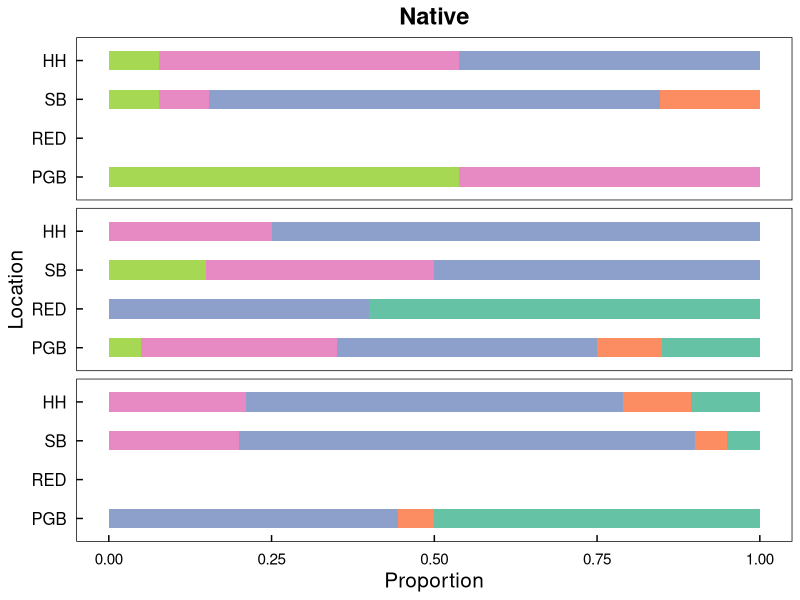
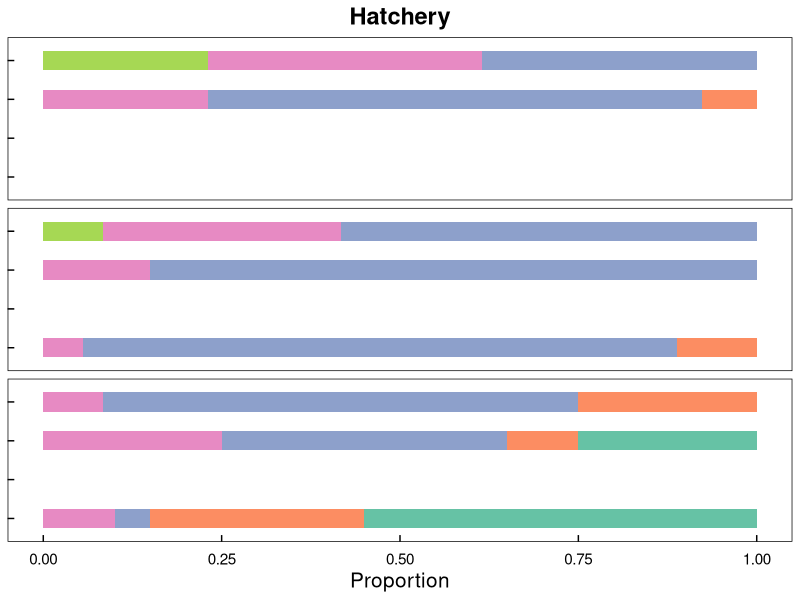
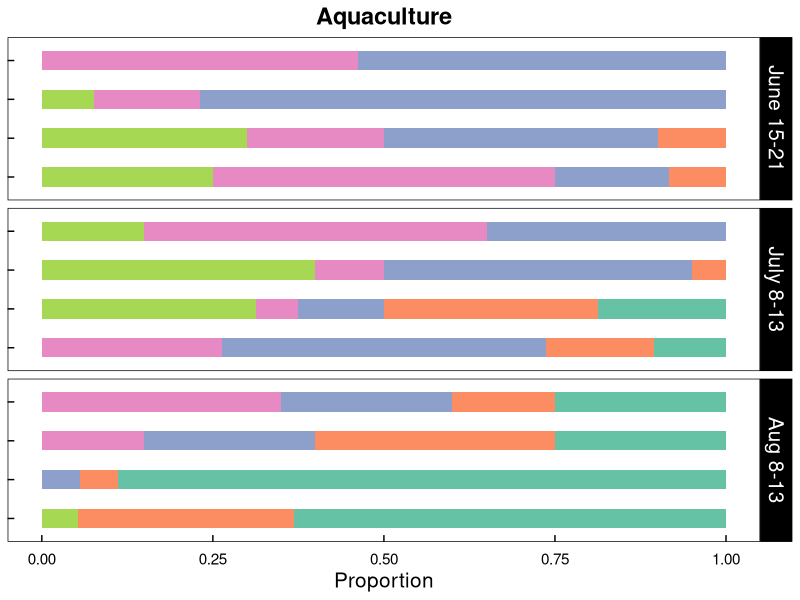
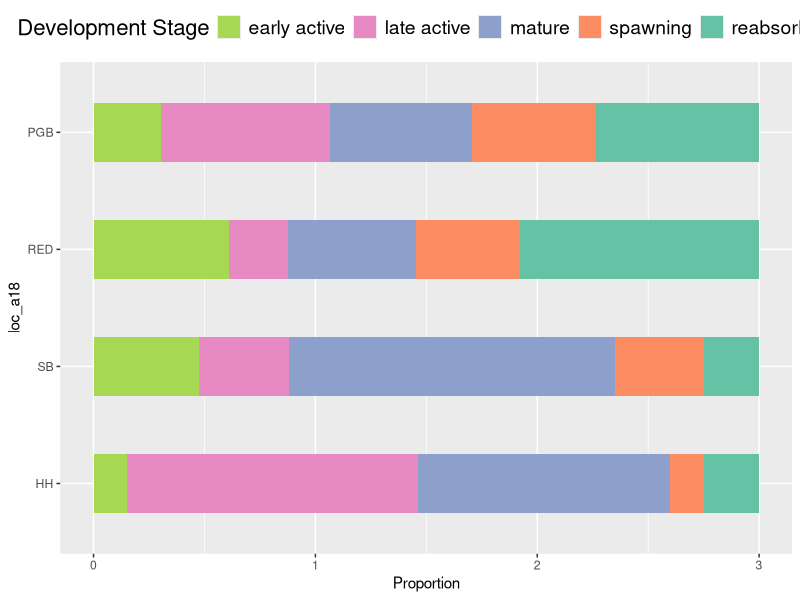
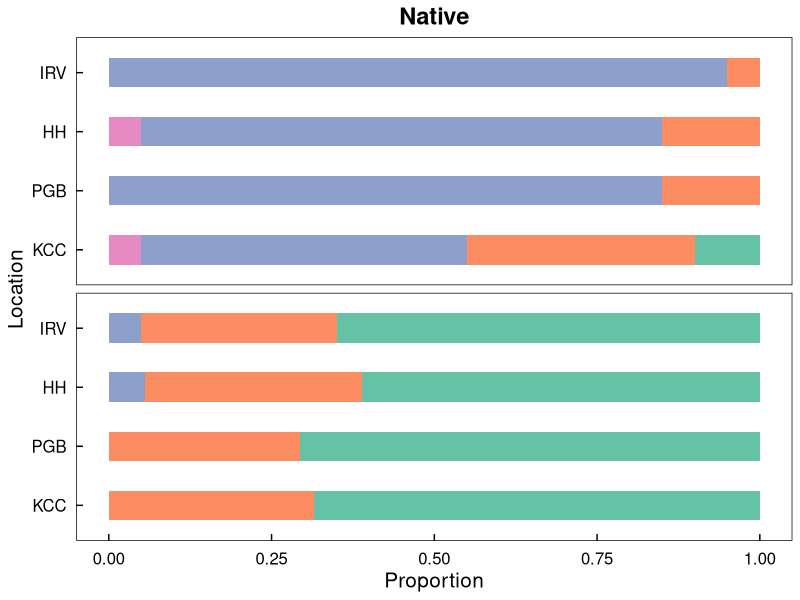
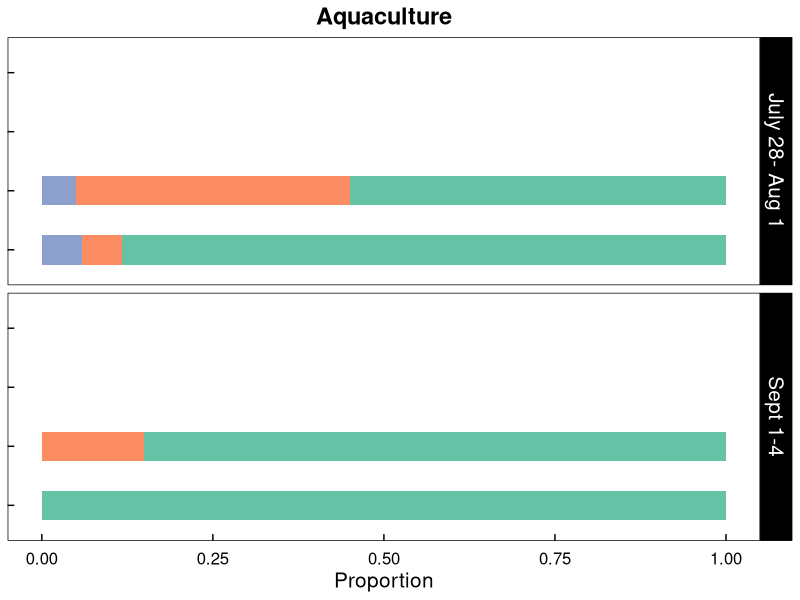

Source code (R) for these figures, in order:
#Kaili Gregory
#kaili.gregory2012@gmail.com
#Reproductive oyster phenology project

#Development Stage Stacked Bar Charts

library(ggplot2)
library(grid)
library(gridExtra)

######## 2018 GRAPHS #############

  #Wild 2018
all_wild18 <- read.csv("all_wild.csv")

loc_w18 <- factor(all_wild18$Location, levels=c("HH", "SB", "RED", "PGB"), ordered=T)

ds_w18 <- factor(all_wild18$Development.Stage, levels=c(
  "reabsorbing","spawning","mature", "late active","early active"), ordered=T)

date_w18 <- factor(all_wild18$Date, levels=c("June 15-21","July 8-13","Aug 8-13"), ordered=T)

w18 <- ggplot(aes(x=Proportion, y = loc_w18, fill = ds_w18), data=all_wild18)+
  geom_bar(aes(x=Proportion, y = loc_w18, fill = ds_w18), data = all_wild18, stat="identity", width=0.5) +
  scale_fill_brewer(palette="Set2")  +  
  theme_linedraw() + 
  theme(legend.position = 'none') +
  facet_grid(date_w18) + 
  scale_y_discrete(limits=rev)+
  labs(y='Location') +
  ggtitle("Native") + 
  theme(plot.title = element_text(size=17, face="bold", hjust=0.5),
        strip.text.y = element_blank(),
        axis.text.y = element_text(size=12,  margin = unit(c(t = 0, r = 2.5, b = 0, l = 0), "mm")),
        axis.title.y=element_text(size=15),
        axis.text.x = element_text(size=11, margin = unit(c(t = 2.75, r = 0, b = 0, l = 0), "mm")),
        axis.title.x = element_text(size=15),
        panel.grid.major = element_blank(), 
        panel.grid.minor = element_blank(), #no gridlines
        panel.background = element_blank(), 
        axis.ticks.length = unit(-1.7, "mm"),
        axis.ticks = element_line(size = .5))

w18

  #Hatchery 2018
all_hatch18 <- read.csv("all_hatch.csv")

loc_h18 <- factor(all_hatch18$Location, levels=c("HH", "SB", "RED", "PGB"), ordered=T)

ds_h18 <- factor(all_hatch18$Development.Stage, levels=c(
  "reabsorbing","spawning","mature", "late active","early active"), ordered=T)

date_h18 <- factor(all_hatch18$Date, levels=c("June 15-21","July 8-13","Aug 8-13"), ordered=T)

h18 <- ggplot(aes(x=Proportion, y = loc_h18, fill = ds_h18), data=all_hatch18)+
  geom_bar(aes(x=Proportion, y = loc_h18, fill = ds_h18), data = all_hatch18, stat="identity", width=0.5) +
  scale_fill_brewer(palette="Set2")  +  
  theme_linedraw() + 
  theme(legend.position = 'none') +
  facet_grid(date_h18) + 
  scale_y_discrete(limits=rev)+
  labs(y='Location') +
  ggtitle("Hatchery") + 
  theme(plot.title = element_text(size=17, face="bold", hjust=0.5),
        strip.text.y = element_blank(),
        axis.text.y = element_blank(),
        axis.title.y=element_blank(),
        axis.text.x = element_text(size=11, margin = unit(c(t = 2.75, r = 0, b = 0, l = 0), "mm")),
        axis.title.x = element_text(size=15),
        panel.grid.major = element_blank(),
        panel.grid.minor = element_blank(), #no gridlines
        panel.background = element_blank(), 
        axis.ticks.length = unit(-1.7, "mm"),
        axis.ticks = element_line(size = .5))

h18

  #Aquaculture 2018
all_aq18 <- read.csv("all_aq.csv")

loc_a18 <- factor(all_aq18$Location, levels=c("HH", "SB", "RED", "PGB"), ordered=T)

ds_a18 <- factor(all_aq18$Development.Stage, levels=c(
  "reabsorbing","spawning","mature", "late active","early active"), ordered=T)

date_a18 <- factor(all_aq18$Date, levels=c("June 15-21","July 8-13","Aug 8-13"), ordered=T)

a18 <- ggplot(aes(x=Proportion, y = loc_a18, fill = ds_a18), data=all_aq18)+
  geom_bar(aes(x=Proportion, y = loc_a18, fill = ds_a18), data = all_aq18, stat="identity", width=0.5) +
  scale_fill_brewer(palette="Set2")  +  
  theme_linedraw() + 
  theme(legend.position = 'none') +
  facet_grid(date_a18) + 
  scale_y_discrete(limits=rev)+
  labs(y='Location') +
  ggtitle("Aquaculture") + 
  theme(plot.title = element_text(size=17, face="bold", hjust=0.5),
        strip.text.y = element_text(size=15),
        axis.text.y = element_blank(),
        axis.title.y=element_blank(),
        axis.text.x = element_text(size=11, margin = unit(c(t = 2.75, r = 0, b = 0, l = 0), "mm")),
        axis.title.x = element_text(size=15),
        panel.grid.major = element_blank(), 
        panel.grid.minor = element_blank(), #no gridlines
        panel.background = element_blank(), 
        axis.ticks.length = unit(-1.7, "mm"),
        axis.ticks = element_line(size = .5))

a18

  # legend
legend <- ggplot(aes(x=Proportion, y = loc_a18, fill = ds_a18), data=all_aq18)+
  geom_bar(aes(x=Proportion, y = loc_a18, fill = ds_a18), data = all_aq18, stat="identity", width=0.5) +
  scale_fill_brewer(palette="Set2") + 
  guides(fill = guide_legend(reverse = TRUE)) + 
  labs(fill= "Development Stage") +
  theme(legend.position = "top") +
  theme(legend.title = element_text(size = 16),
        legend.text = element_text(size=14))
legend

################ 2019 GRAPHS ################
  
  #Wild 2019
all_wild19 <- read.csv("all_wild19.csv")

loc_w19 <- factor(all_wild19$Location, levels=c("IRV","HH","PGB","KCC"), ordered=T)

ds_w19 <- factor(all_wild19$Development.Stage, levels=c("reabsorbing","spawning","mature", "late active","early active"), ordered=T)

date_w19 <- factor(all_wild19$Date, levels=c("July 28- Aug 1","Sept 1-4"), ordered=T)

w19 <- ggplot(aes(x=Proportion, y = loc_w19, fill = ds_w19), data=all_wild19)+
  geom_bar(aes(x=Proportion, y = loc_w19, fill = ds_w19), data = all_wild19, stat="identity", width=0.5) +
  scale_fill_brewer(palette="Set2")  +  
  theme_linedraw()+ 
  theme(legend.position = 'none') +
  facet_grid(date_w19) + 
  scale_y_discrete(limits=rev)+
  labs(y='Location') +
  ggtitle("Native") + 
  theme(plot.title = element_text(size=17, face="bold", hjust=0.5),
        strip.text.y = element_blank(),
        axis.text.y = element_text(size=12,  margin = unit(c(t = 0, r = 2.5, b = 0, l = 0), "mm")),
        axis.title.y=element_text(size=15),
        axis.text.x = element_text(size=12, margin = unit(c(t = 2.75, r = 0, b = 0, l = 0), "mm")),
        axis.title.x = element_text(size=15),
        panel.grid.major = element_blank(), 
        panel.grid.minor = element_blank(), #no gridlines
        panel.background = element_blank(), 
        axis.ticks.length = unit(-1.7, "mm"),
        axis.ticks = element_line(size = .5))


 
      
w19

  #aquaculture 2019
all_aq19 <- read.csv("all_aq19.csv")
loc_a19 <- factor(all_aq19$Location, levels=c("IRV","HH","PGB","KCC"), ordered=T)

ds_a19 <- factor(all_aq19$Development.Stage, levels=c("reabsorbing","spawning","mature", "late active","early active"), ordered=T)

date_a19 <- factor(all_aq19$Date, levels=c("July 28- Aug 1","Sept 1-4"), ordered=T)

a19 <- ggplot(aes(x=Proportion, y = loc_a19, fill = ds_a19), data=all_aq19)+
  geom_bar(aes(x=Proportion, y = loc_a19, fill = ds_a19), data = all_aq19, stat="identity", width=0.5) +
  scale_fill_brewer(palette="Set2")  +  
  theme_linedraw() + 
  theme(legend.position = 'none') +
  facet_grid(date_a19) + 
  scale_y_discrete(limits=rev)+
  labs(y='Location') +
  ggtitle("Aquaculture") + 
  theme(plot.title = element_text(size=17, face="bold", hjust=0.5),
        strip.text.y = element_text(size=15),
        axis.text.y = element_blank(),
        axis.title.y=element_blank(),
        axis.text.x = element_text(size=12, margin = unit(c(t = 2.75, r = 0, b = 0, l = 0), "mm")),
        axis.title.x = element_text(size=15),
        panel.grid.major = element_blank(), 
        panel.grid.minor = element_blank(), #no gridlines
        panel.background = element_blank(), 
        axis.ticks.length = unit(-1.7, "mm"),
        axis.ticks = element_line(size = .5))

      
a19



